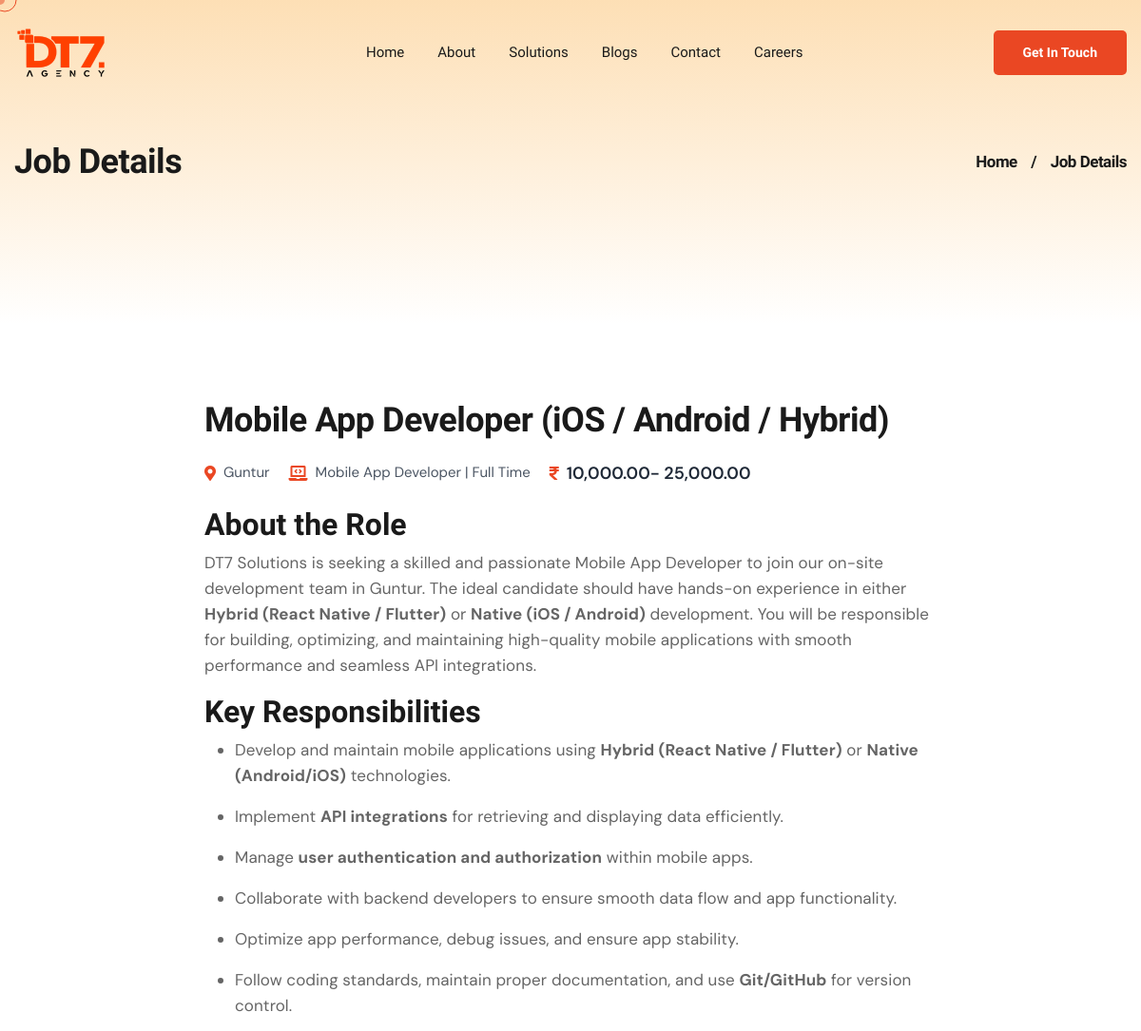
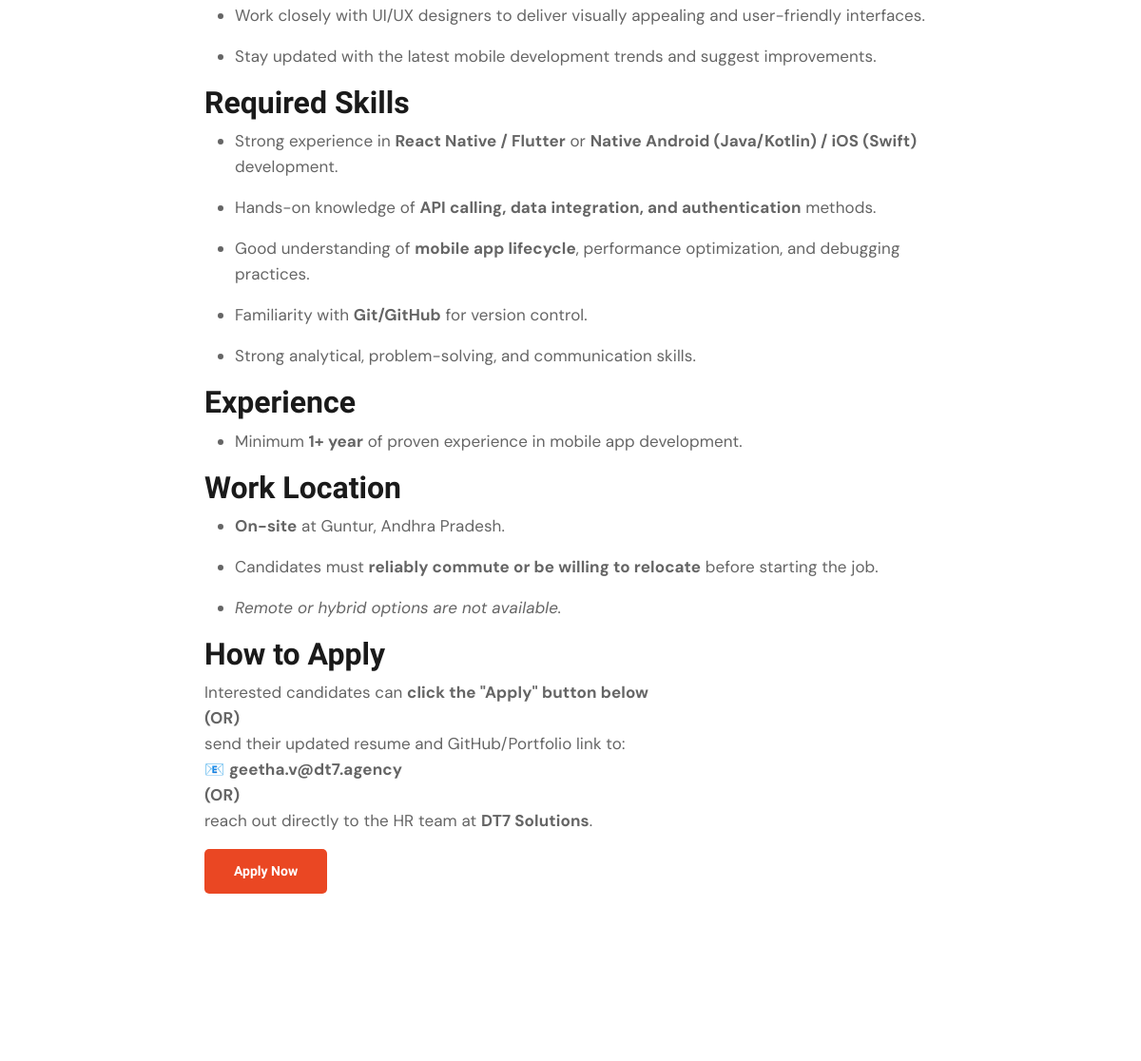
The app's page /career/1/ (upper part), older data (2 pictures, top to bottom).
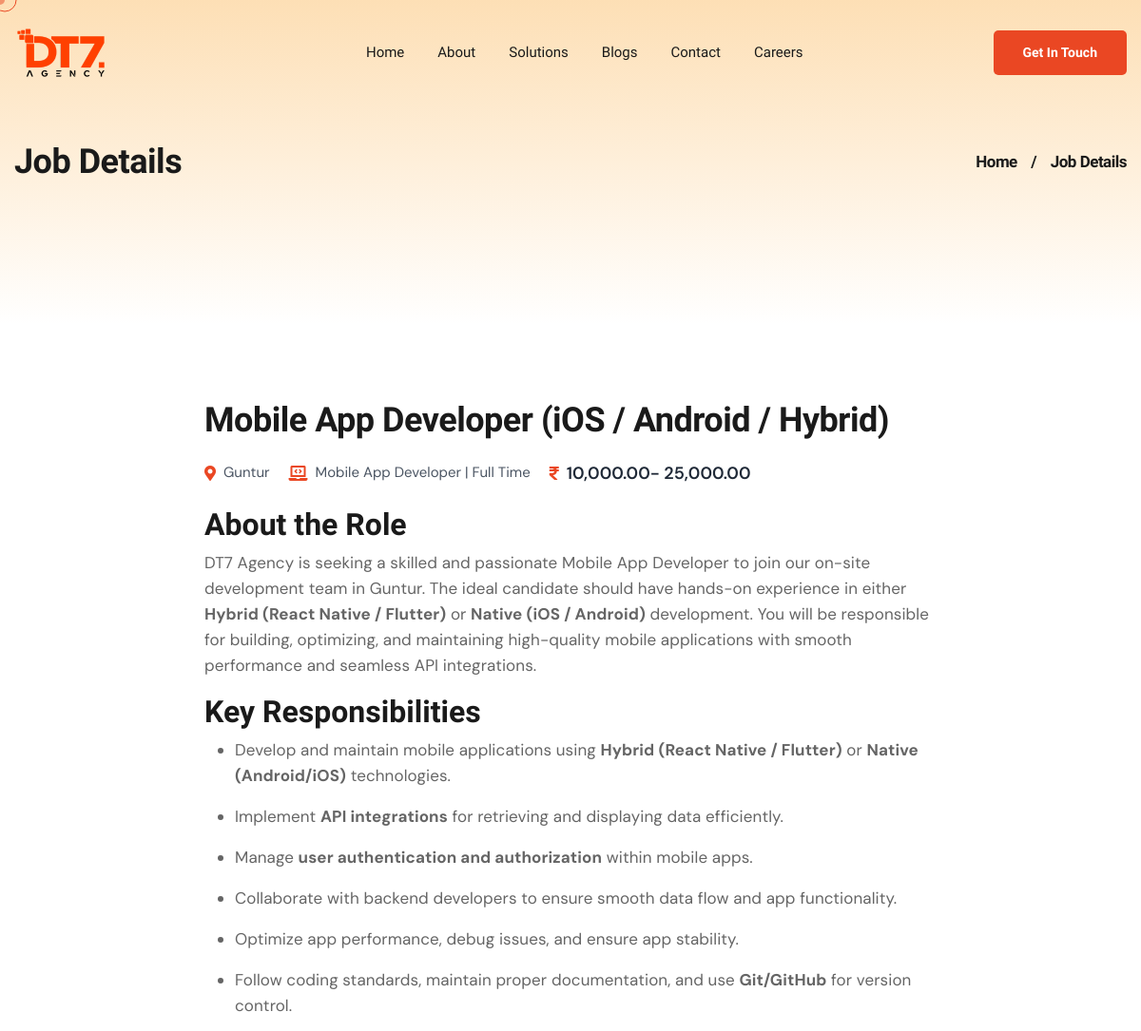
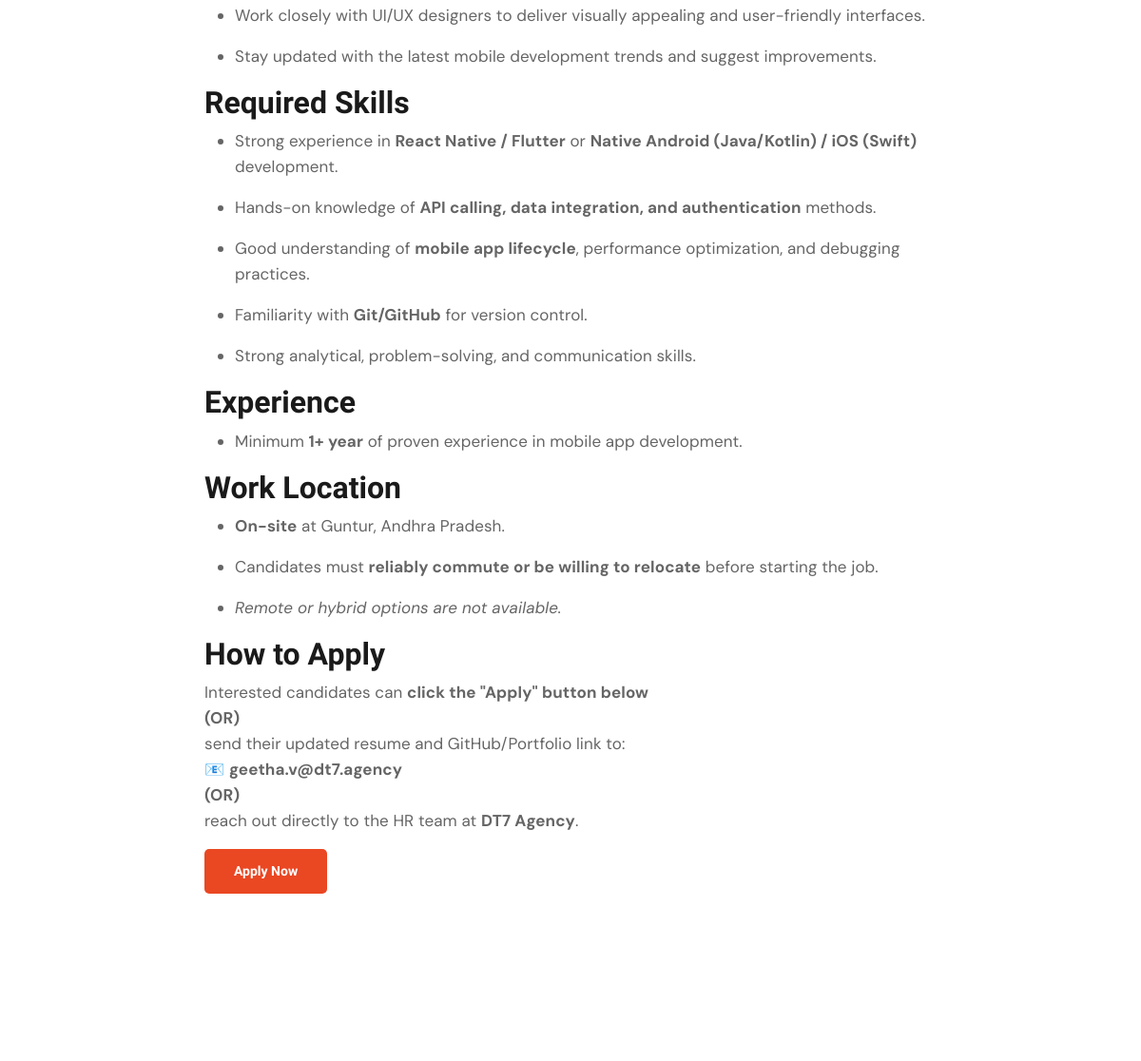
The same page, newer data (2 pictures, top to bottom).
### DT7App/models.py (models this page shows, shortened)
class JobPost(models.Model):
    Id = models.AutoField(primary_key=True)
    Title = models.CharField(max_length=225, default="Job Title")
    Department = models.CharField(max_length=100,choices=DEPARTMENT_CHOICES,blank=True,null=True)
    ShortDescription = models.CharField(max_length=255, blank=True, default="", null=True)
    Location = models.CharField(max_length=150, blank=True, null=True)
    Experience = models.CharField(max_length=100, blank=True, null=True)
    Salary = models.CharField(max_length=100, blank=True, null=True)
    JobType = models.CharField(max_length=50, choices=[
        ('Full Time', 'Full Time'),
        ('Part Time', 'Part Time'),
        ('Internship', 'Internship'),
        ('Contract', 'Contract'),
    ], default='Full Time')
    Requirements = models.TextField(blank=True, null=True)
    Body = RichTextField(blank=True, null=True)
    PostedBy = models.CharField(max_length=100, blank=True, null=True)
    PostedDate = models.DateTimeField(default=datetime.now)
    Deadline = models.DateField(blank=True, null=True)
    status = models.IntegerField(choices=STATUS, default=0)
    MetaTitle = models.CharField(max_length=255, blank=True, default="", null=True)
    MetaDescription = models.CharField(max_length=255, blank=True, default="", null=True)
    MetaKeywords = models.CharField(max_length=255, blank=True, default="", null=True)
    class Meta:
        ordering = ['-PostedDate']

### DT7App/views.py (the view)
# urls.py: path('career/<int:id>/', Carrerdetails, name='carrerdetails'),
def Carrerdetails(request,id):
    job_item = JobPost.objects.filter(Id=id).first()
    if not job_item:
        return HttpResponse("Job Not Found", status=404)
    context = {
        "job_item": job_item,
        "meta_title": job_item.MetaTitle,
        "meta_description": job_item.MetaDescription,
        "meta_tags": job_item.MetaKeywords,
        "canonical_url": f"career/{job_item.Id}/"
    }
    return render(request, "uifiles/carrer-details.html", context)

### DT7App/context_processors.py (called while the page is built)
def get_client_ip(request):
    x_forwarded_for = request.META.get('HTTP_X_FORWARDED_FOR')
    if x_forwarded_for:
        ip = x_forwarded_for.split(',')[0]
    else:
        ip = request.META.get('REMOTE_ADDR')
    return ip

def get_geolocation(ip):
    url = f'http://ip-api.com/json/{ip}'
    response = requests.get(url)
    if response.status_code == 200:
        data = response.json()
        city = data.get('city')  # Use .get() to handle missing keys
        if city:
            return city
        else:
            return "City not found"  # Default message if 'city' is missing
    else:
        return f"Error: {response.status_code}"

def location_data(request):
    user_ip = get_client_ip(request)
    location_data = get_geolocation(user_ip)
    city = 'guntur'
    if location_data:
        city = location_data
    return {
        'city': city
    }

### templates/uifiles/carrer-details.html (shortened to what this page needs)
{% extends 'uifiles/blogbase.html' %}
{% load static %}
{% block content %}
<section class="page-header">
    <div class="container">
        <div class="page-header__content">
            <h2 class="page-header__title wow animated fadeInLeft" data-wow-delay="0.1s" data-wow-duration="1500ms">Job
                Details</h2>
            <ul class="digihub-breadcrumb">
                <li><a href="/">Home</a></li>
                <li>/</li>
                <li><span>Job Details</span></li>
            </ul>
        </div>
    </div>
</section>
<section class="blog-details-page">
    <div class="container">
        <div class="blog-details-page__row row">
            <div class="col-xl-8 col-lg-10">
                <div class="blog-details-page__content">
                    <div class="blog-details-page__post wow animated fadeInUp animated" data-wow-delay="0.1s"
                        data-wow-duration="1500ms"
                        style="visibility: visible; animation-duration: 1500ms; animation-delay: 0.1s; animation-name: fadeInUp;">
                        <div class="blog-details-page__post-content">
                            <h3 class="blog-details-page__post-title">{{ job_item.Title }}</h3>
                            <div class="career-card__details">
                                <div class="career-detail-item">
                                    <i class="fas fa-map-marker-alt"></i>
                                    <span>{{ job_item.Location }}</span>
                                </div>
                                <div class="career-detail-item">
                                    <i class="fas fa-solid fa-laptop-code"></i>
                                    <span class="salary-amount">{{ job_item.Department }} | {{ job_item.JobType }}</span>
                                </div>
                                <div class="career-detail-item career-salary">
                                    <i class="fas fa-rupee-sign"></i>
                                    <span class="salary-amount">{{ job_item.Salary }}</span>
                                </div>
                            </div>
                            <p class="blog-details-page__post-desc" style="text-align: justify !important;">  {{ job_item.Body|safe }}</p>
                            <div class="apply-btn">
                                <a href="#" class="blog-page__blog-btn digihub-btn digihub-btn--secondary" data-bs-toggle="modal"
                                            data-bs-target="#applyJobModal" data-jobtitle="{{ jobitem.Title }}" data-jobslug="{{ jobitem.Sluglink }}">
                                            Apply Now
                                        </a>
                            </div>
                        </div>
                    </div>
                </div>
            </div>
        </div>
    </div>
</section>
{% endblock %}

Row changes from the older to the newer data that the page shows:
changed JobPost "Mobile App Developer (iOS / Android / Hybrid)": Body "About the Role DT7 Solutions is seeking a skilled and passionate Mobile App Developer to join our on-site development team in Guntur. The ideal candidate should have hands-on experience in either Hybrid (React Native / Flutter) or Native (iOS / Android) development. You will be responsible for building, optimizing, and maintaining high-quality mobile applications with smooth performance and seamless API integrations. Key Responsibilities Develop and maintain mobile applications using Hybrid (React Native / Flutter) or Native (Android/iOS) technologies. Implement API integrations for retrieving and displaying data efficiently. Manage user authentication and authorization within mobile apps.…" → "About the Role DT7 Agency is seeking a skilled and passionate Mobile App Developer to join our on-site development team in Guntur. The ideal candidate should have hands-on experience in either Hybrid (React Native / Flutter) or Native (iOS / Android) development. You will be responsible for building, optimizing, and maintaining high-quality mobile applications with smooth performance and seamless API integrations. Key Responsibilities Develop and maintain mobile applications using Hybrid (React Native / Flutter) or Native (Android/iOS) technologies. Implement API integrations for retrieving and displaying data efficiently. Manage user authentication and authorization within mobile apps.…"
